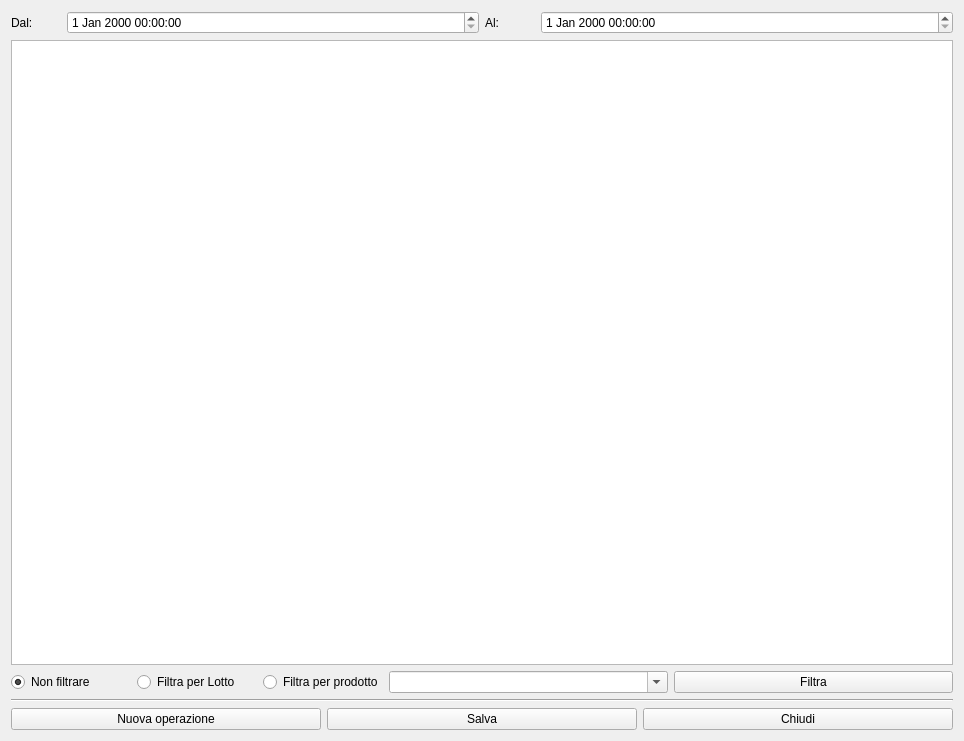
<?xml version="1.0" encoding="UTF-8"?>
<ui version="4.0">
 <class>HWarehouse</class>
 <widget class="QWidget" name="HWarehouse">
  <property name="windowModality">
   <enum>Qt::NonModal</enum>
  </property>
  <property name="geometry">
   <rect>
    <x>0</x>
    <y>0</y>
    <width>964</width>
    <height>741</height>
   </rect>
  </property>
  <property name="windowTitle">
   <string>Magazzino</string>
  </property>
  <property name="windowIcon">
   <iconset>
    <normaloff>:/Resources/modlots.png</normaloff>:/Resources/modlots.png</iconset>
  </property>
  <layout class="QVBoxLayout" name="verticalLayout">
   <item>
    <layout class="QGridLayout" name="gridLayout">
     <item row="0" column="0">
      <widget class="QLabel" name="label">
       <property name="maximumSize">
        <size>
         <width>50</width>
         <height>16777215</height>
        </size>
       </property>
       <property name="text">
        <string>Dal:</string>
       </property>
      </widget>
     </item>
     <item row="0" column="1">
      <widget class="QDateTimeEdit" name="deDateFrom"/>
     </item>
     <item row="0" column="2">
      <widget class="QLabel" name="label_2">
       <property name="maximumSize">
        <size>
         <width>50</width>
         <height>16777215</height>
        </size>
       </property>
       <property name="text">
        <string>Al:</string>
       </property>
      </widget>
     </item>
     <item row="0" column="3">
      <widget class="QDateTimeEdit" name="deDateTo"/>
     </item>
    </layout>
   </item>
   <item>
    <widget class="QTableView" name="tableView">
     <property name="selectionBehavior">
      <enum>QAbstractItemView::SelectRows</enum>
     </property>
     <property name="sortingEnabled">
      <bool>true</bool>
     </property>
     <attribute name="horizontalHeaderStretchLastSection">
      <bool>true</bool>
     </attribute>
     <attribute name="verticalHeaderVisible">
      <bool>false</bool>
     </attribute>
    </widget>
   </item>
   <item>
    <layout class="QGridLayout" name="gridLayout_2">
     <item row="0" column="3">
      <widget class="QComboBox" name="cbFilter">
       <property name="editable">
        <bool>true</bool>
       </property>
       <property name="insertPolicy">
        <enum>QComboBox::NoInsert</enum>
       </property>
      </widget>
     </item>
     <item row="0" column="2">
      <widget class="QRadioButton" name="rbProdFilter">
       <property name="maximumSize">
        <size>
         <width>120</width>
         <height>16777215</height>
        </size>
       </property>
       <property name="text">
        <string>Filtra per prodotto</string>
       </property>
      </widget>
     </item>
     <item row="0" column="1">
      <widget class="QRadioButton" name="rbLotfilter">
       <property name="maximumSize">
        <size>
         <width>120</width>
         <height>16777215</height>
        </size>
       </property>
       <property name="text">
        <string>Filtra per Lotto</string>
       </property>
      </widget>
     </item>
     <item row="0" column="0">
      <widget class="QRadioButton" name="rbNoFilter">
       <property name="maximumSize">
        <size>
         <width>120</width>
         <height>16777215</height>
        </size>
       </property>
       <property name="text">
        <string>Non filtrare</string>
       </property>
       <property name="checked">
        <bool>true</bool>
       </property>
      </widget>
     </item>
     <item row="0" column="4">
      <widget class="QPushButton" name="pushButton">
       <property name="text">
        <string>Filtra</string>
       </property>
       <property name="icon">
        <iconset resource="resources.qrc">
         <normaloff>:/Resources/Search.PNG</normaloff>:/Resources/Search.PNG</iconset>
       </property>
       <property name="iconSize">
        <size>
         <width>24</width>
         <height>24</height>
        </size>
       </property>
      </widget>
     </item>
    </layout>
   </item>
   <item>
    <widget class="Line" name="line">
     <property name="orientation">
      <enum>Qt::Horizontal</enum>
     </property>
    </widget>
   </item>
   <item>
    <layout class="QHBoxLayout" name="horizontalLayout">
     <item>
      <widget class="QPushButton" name="pushButton_2">
       <property name="text">
        <string>Nuova operazione</string>
       </property>
       <property name="icon">
        <iconset resource="resources.qrc">
         <normaloff>:/Resources/Actions-configure-icon.png</normaloff>:/Resources/Actions-configure-icon.png</iconset>
       </property>
       <property name="iconSize">
        <size>
         <width>32</width>
         <height>32</height>
        </size>
       </property>
      </widget>
     </item>
     <item>
      <widget class="QPushButton" name="pushButton_3">
       <property name="text">
        <string>Salva</string>
       </property>
       <property name="icon">
        <iconset resource="resources.qrc">
         <normaloff>:/Resources/save-icon.png</normaloff>:/Resources/save-icon.png</iconset>
       </property>
       <property name="iconSize">
        <size>
         <width>32</width>
         <height>32</height>
        </size>
       </property>
      </widget>
     </item>
     <item>
      <widget class="QPushButton" name="pushButton_4">
       <property name="text">
        <string>Chiudi</string>
       </property>
       <property name="icon">
        <iconset resource="resources.qrc">
         <normaloff>:/Resources/Actions-window-close-icon.png</normaloff>:/Resources/Actions-window-close-icon.png</iconset>
       </property>
       <property name="iconSize">
        <size>
         <width>32</width>
         <height>32</height>
        </size>
       </property>
      </widget>
     </item>
    </layout>
   </item>
  </layout>
 </widget>
 <resources>
  <include location="resources.qrc"/>
 </resources>
 <connections/>
</ui>
